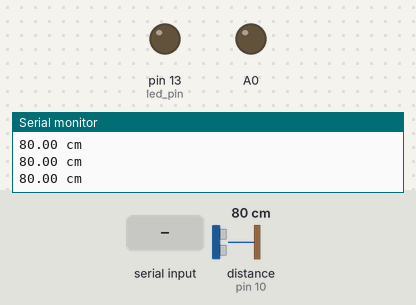
Recording of a sketch running on a simulated Arduino Uno, built with avr-gcc and run on an emulated ATmega328P. On the bench: output pins drawn as LEDs (lit = HIGH), the last lines printed to the serial monitor. Wiring (inferred from the names in the program): ultrasonic range finder: trigger pin 9; echo pin 10. The test bench sets the inputs (shaded band); at power-on: distance to the obstacle (sensor on pin 10) 80 cm. The echo pulse lasts 58.3 µs per cm; pins used as bus, display or sensor lines are not drawn.

Above: at 1.2 s.
1.3 s: distance to the obstacle (sensor on pin 10) set to 53 cm
4.3 s: distance to the obstacle (sensor on pin 10) set to 46 cm
At 5.5 s:
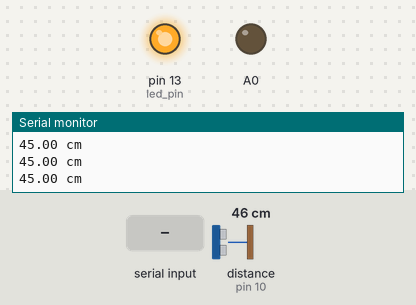
5.8 s: "1" received over Serial
At 6.6 s:
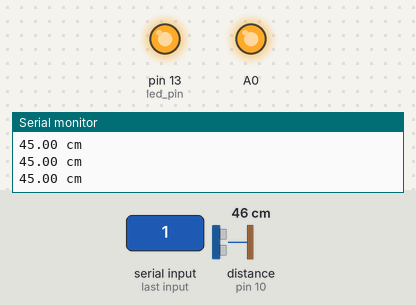
7.3 s: distance to the obstacle (sensor on pin 10) set to 120 cm
At 8.2 s:
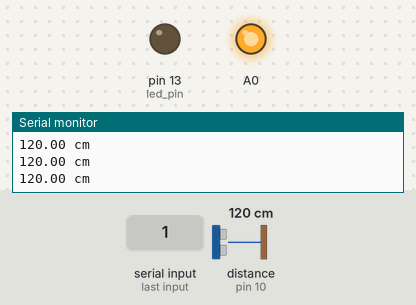
8.8 s: distance to the obstacle (sensor on pin 10) set to 2 cm
At 10.0 s:
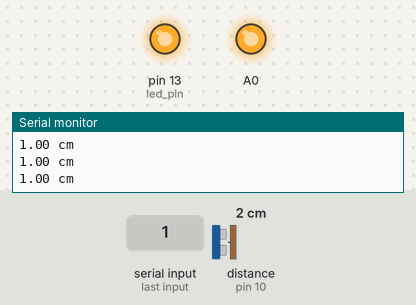
10.3 s: distance to the obstacle (sensor on pin 10) set to 60 cm
At 11.5 s:
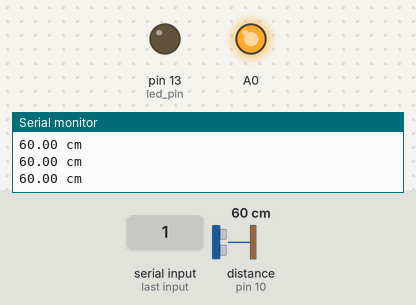
Timing chart, 0 to 12.8 s (numbered marks = the images above; inputs shaded):
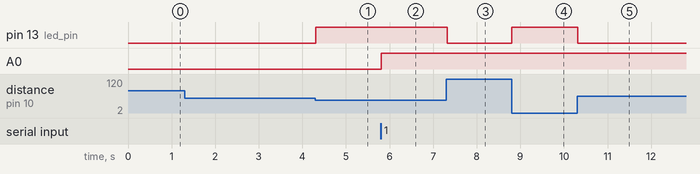

Measured:
- the behaviour switches between 51 and 50 cm on distance to the obstacle (sensor on pin 10) (found by bisection; images 0 and 1)
- after the input at 4.3 s, pin 13 (led_pin): LOW → HIGH at once
- after the input at 5.8 s, A0: LOW → HIGH at once
- after the input at 7.3 s, pin 13 (led_pin): HIGH → LOW at once
- after the input at 8.8 s, pin 13 (led_pin): LOW → HIGH at once
- after the input at 10.3 s, pin 13 (led_pin): HIGH → LOW at once

The sketch:

ArduinoSrc.ino
```cpp
#include "stdio.h"
#undef F_CPU
#define F_CPU 16000000UL // Clock frequency in Hz ~ 16 Mhz
// pin definitions
const uint8_t led_pin = 13;
const uint8_t echo = 10;
const uint8_t trig = 9;

// end of pin definitions

// func def
double getDistanceFromSensor();
void readIncomingSignalFromMaster();
// end of func def


void setup(){

  // perform the init setup
  Serial.begin(9600);
  pinMode(led_pin, OUTPUT);
  pinMode(echo, INPUT);
  pinMode(trig, OUTPUT); digitalWrite(trig, LOW);
  pinMode(A0, OUTPUT);


  // end of init setup
}

void loop(){
  readIncomingSignalFromMaster(); // reads signal from main program
  /*
    digitalWrite(LED_PIN, HIGH);
    Serial.println(LED_PIN);
    delayMicroseconds(5000);
    digitalWrite(LED_PIN, LOW);
    Serial.println(LED_PIN);
    delayMicroseconds(5000);
    */
    double distance;
    distance = getDistanceFromSensor();
    if(distance == 0.0) { loop();} // if reads an invalid value due to timeout, skip the iteration
    Serial.print(distance); Serial.println(" cm");
    if (getDistanceFromSensor() < 50) {
      //if distance is less than 50 cm
      digitalWrite(led_pin, HIGH);
    } else {
      digitalWrite(led_pin, LOW);
    }
    //delayMicroseconds(10000);
  }


  double getDistanceFromSensor(){
  double dist;
  long pulse_duration;
  //long startTime, stopTime;
  digitalWrite(trig, HIGH); // send the 10Khz sound pulse
  delayMicroseconds(10);
  digitalWrite(trig, LOW);
  pulse_duration =  pulseIn(echo, HIGH, 38000);// how long it takes to take back the pulse
  //distance = (pulse_duration * 0.0343) / 2;
  dist = pulse_duration / 58; // returns distance in cm;
  return dist; //
}


void readIncomingSignalFromMaster(){
  // Check if data is available on the serial port
  if (Serial.available() > 0) {
    // Read the incoming data
    char incomingData = Serial.read();

    // If the data is '1', turn on the LED
    if (incomingData == '1') {
      digitalWrite(A0, HIGH);
    }
    // If the data is '0', turn off the LED
    else if (incomingData == '0') {
      digitalWrite(A0, LOW);
    }
    else{
      Serial.println("Incoming data is invalid!");
    }
  }
}
```
